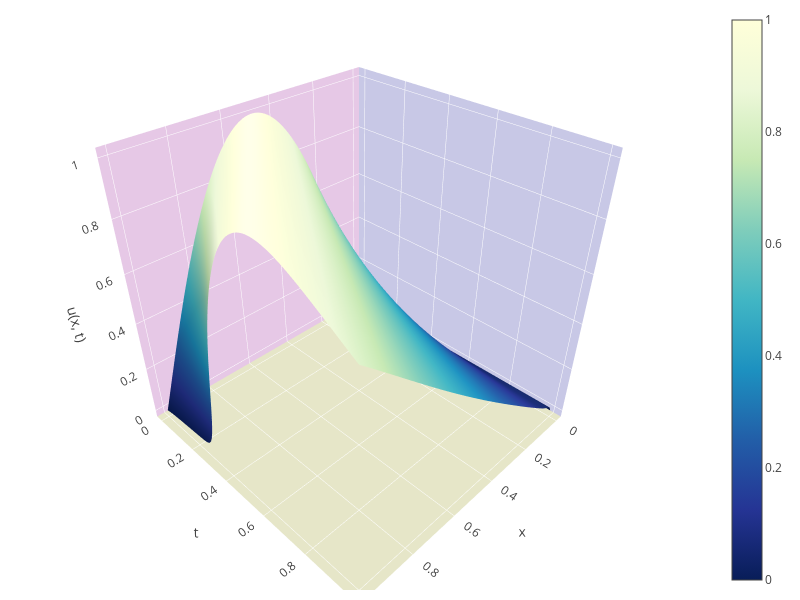

The notebook cell this image was saved under:
### Code cell
plotly.offline.init_notebook_mode(connected=True)
warnings.filterwarnings('ignore')
%matplotlib notebook
%config InlineBackend.figure_format = 'retina'
tm = np.linspace(T_begin,T_end, num=M)
xn = np.linspace(X_begin, X_end, num=N)
X, T = np.meshgrid(xn, tm)
def plot_u(X1, T1, y1, filename='/home/', online=True):
       
        X0 = X1
        T0 = T1
        u = y1
        data = [go.Surface(x = X0, y = T0, z = u, colorscale = 'YlGnBu')]
        # Наведем красоту
        layout = go.Layout(
                    scene = dict(
                    xaxis = dict(
                        title='x',
                        gridcolor="rgb(255, 255, 255)",
                        zerolinecolor="rgb(255, 255, 255)",
                        showbackground=True,
                        backgroundcolor="rgb(200, 200, 230)"),
                        
                    yaxis = dict(
                        title='t',
                        gridcolor="rgb(255, 255, 255)",
                        zerolinecolor="rgb(255, 255, 255)",
                        showbackground=True,
                        backgroundcolor="rgb(230, 200,230)"),
                        
                    zaxis = dict(
                        title='u(x, t)',
                        gridcolor="rgb(255, 255, 255)",
                        zerolinecolor="rgb(255, 255, 255)",
                        showbackground=True,
                        backgroundcolor="rgb(230, 230,200)",),),
                    width=800, height=600, 
                    margin=dict(
                    r=20, b=10,
                    l=10, t=10)
                  )

        fig = go.Figure(data = data, layout = layout)
        return plotly.offline.iplot(fig, filename = filename)
        
plot_u(X,T,y)

### Figure 1 — Plotly figure (JSON) as saved in the notebook; plotly's stock layout.template omitted (floating-point values rounded to 4 significant figures; data arrays with more than 128 entries replaced by an {"elided": "..."} marker saying what was removed)
{"data": [{"colorscale": "YlGnBu", "type": "surface", "uid": "e1e0a3c6-9575-4945-9375-917bd643f2ec", "x": {"elided": "100x100 float values"}, "y": {"elided": "100x100 float values"}, "z": {"elided": "100x100 float values"}}], "layout": {"height": 600, "margin": {"b": 10, "l": 10, "r": 20, "t": 10}, "scene": {"xaxis": {"backgroundcolor": "rgb(200, 200, 230)", "gridcolor": "rgb(255, 255, 255)", "showbackground": true, "title": {"text": "x"}, "zerolinecolor": "rgb(255, 255, 255)"}, "yaxis": {"backgroundcolor": "rgb(230, 200,230)", "gridcolor": "rgb(255, 255, 255)", "showbackground": true, "title": {"text": "t"}, "zerolinecolor": "rgb(255, 255, 255)"}, "zaxis": {"backgroundcolor": "rgb(230, 230,200)", "gridcolor": "rgb(255, 255, 255)", "showbackground": true, "title": {"text": "u(x, t)"}, "zerolinecolor": "rgb(255, 255, 255)"}}, "width": 800}}
